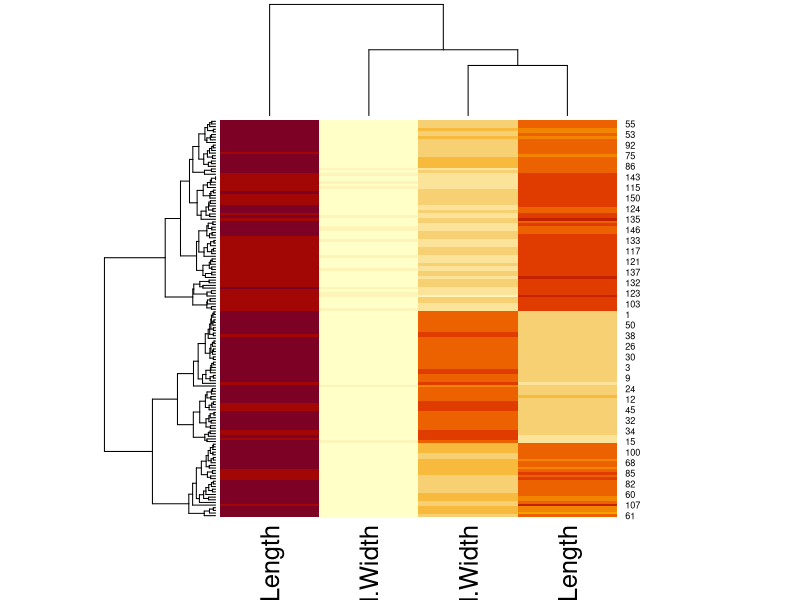
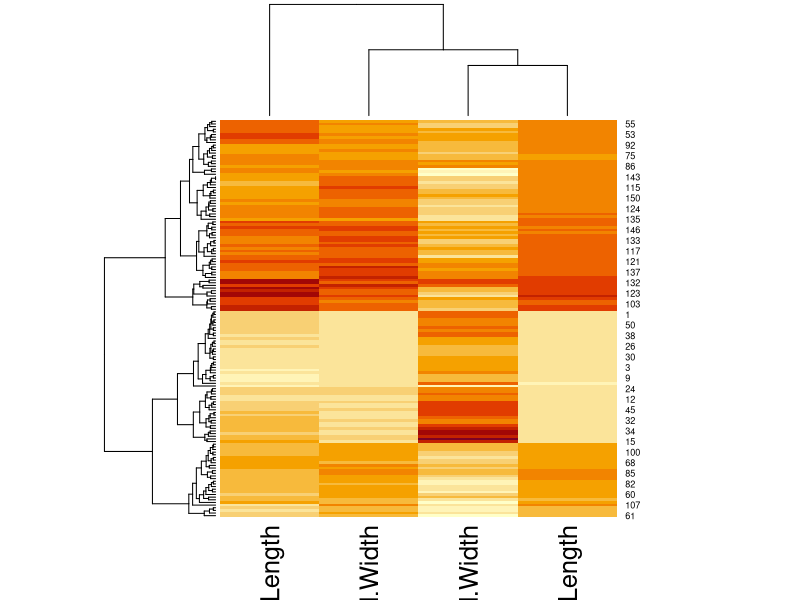
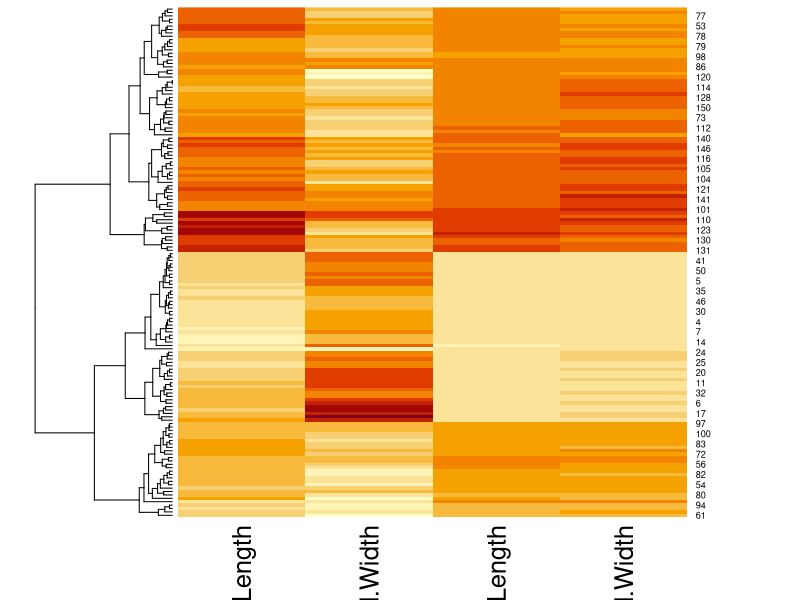
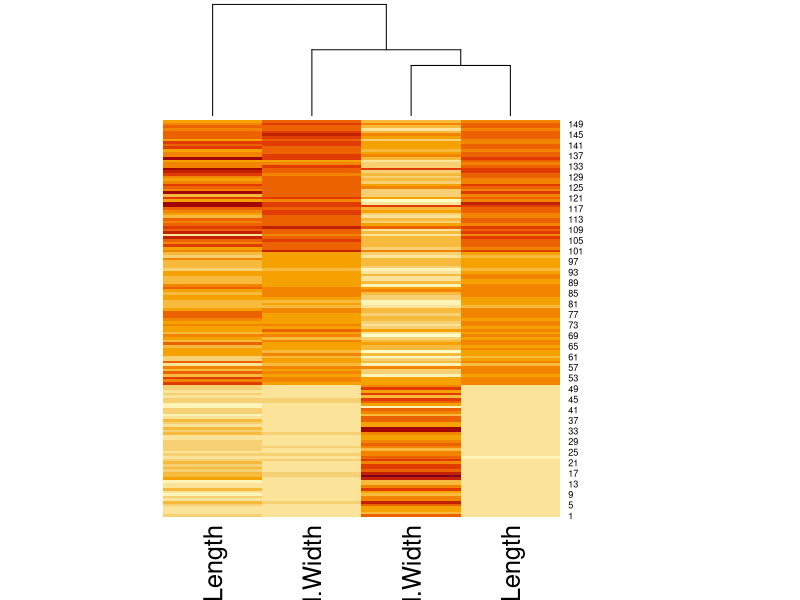
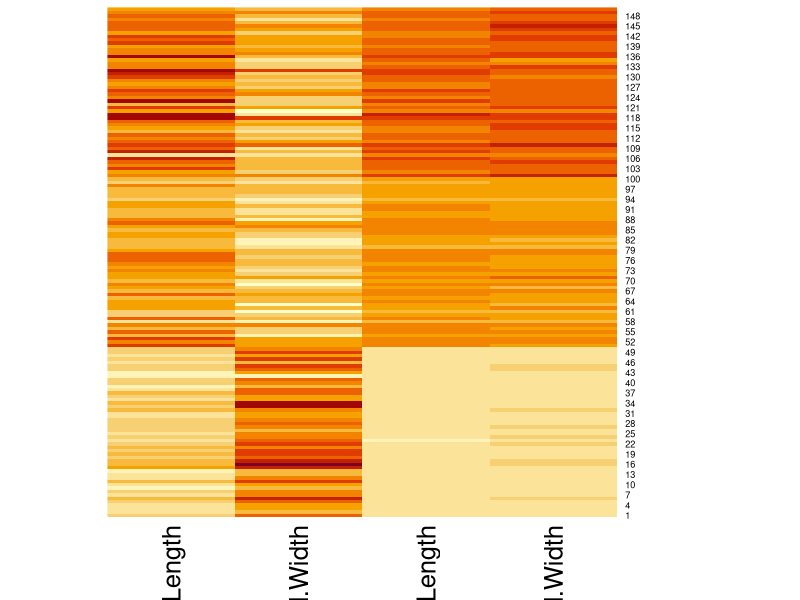
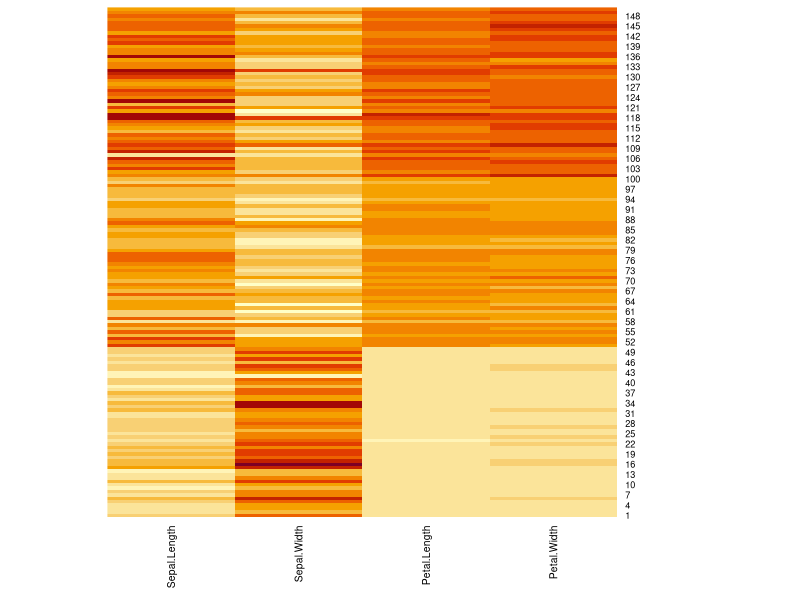
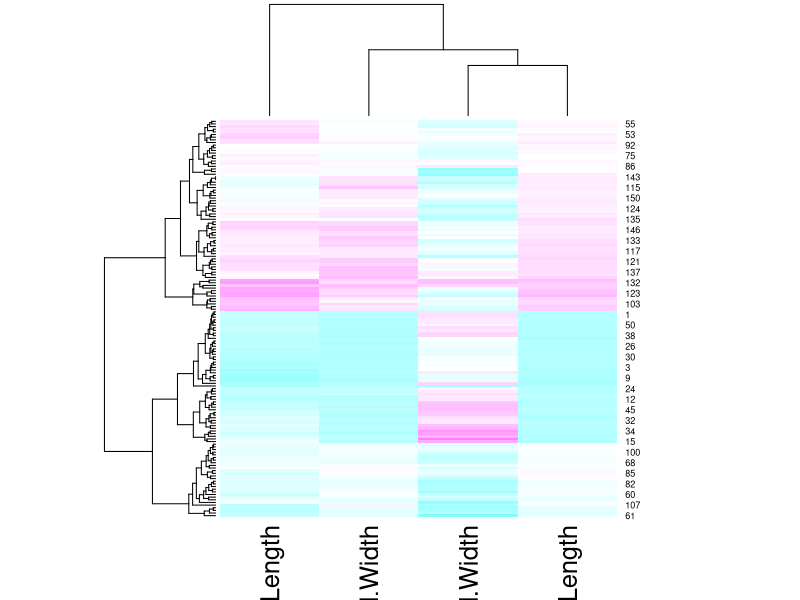
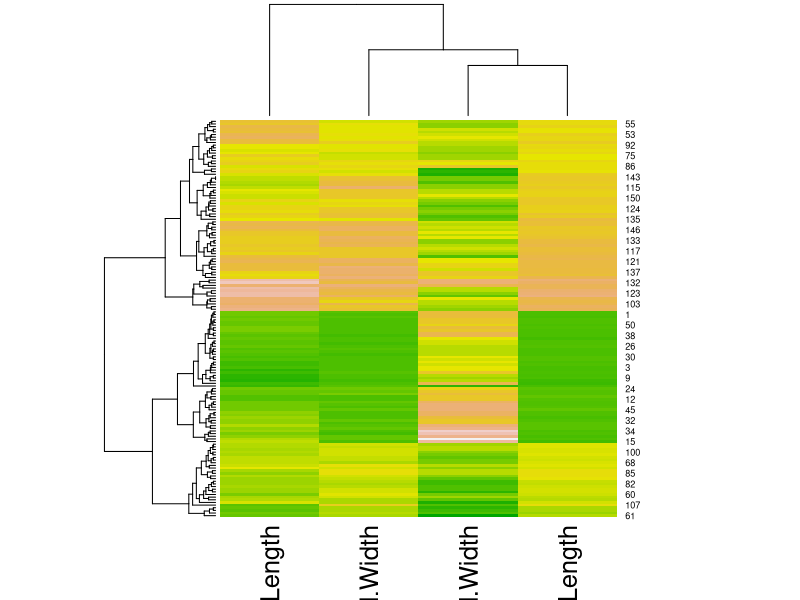

These figures' R source, in order: (Note: this script raises an error after producing the figures.)
# Install and load ggplot2 package
install.packages("ggplot2")
library(ggplot2)

# Set working directory
setwd("C:/Users/user/Desktop/github/Heat_Map")

# usimg iris dataset for analysis
head(iris)
tail(iris)

# Convert data to a matrix
data_matrix <- as.matrix(iris[,-5])

# Print the first few rows of the matrix
head(data_matrix)

# Plot heatmap
heatmap(data_matrix)

# sepal.Length values are masking variations in other variables. scale option will scale variables.
# Plot heatmap with dendrograms
heatmap(data_matrix,scale = "column")

# Plot heatmap without column dendrogram
heatmap(data_matrix, scale = "column", Colv = NA)

# Plot heatmap without row dendrogram
heatmap(data_matrix, scale = "column", Rowv = NA)

# Plot heatmap without both dendrograms
heatmap(data_matrix, scale = "column", Colv = NA, Rowv = NA)

# Adjust column axis text size
heatmap(data_matrix, scale = "column", Colv = NA, Rowv = NA, cexCol = 0.75)

# Customize heatmap colors using cm.colors()
heatmap(data_matrix, scale = "column", col = cm.colors(256))

# Customize heatmap colors using terrain.colors()
heatmap(data_matrix, scale = "column", col = terrain.colors(256))

# Customize heatmap colors using a custom color palette
library(RColorBrewer)
#BrBG PiYG PRGn PuOr RdBu RdGy RdYlBu RdYlGn Spectralcustcol <- colorRampPalette(brewer.pal(8, "RdBu"))(25)
heatmap(data_matrix, scale = "column", col = custcol)

# Plot heatmap without dendrograms and using custom colors
heatmap(data_matrix, scale = "column", Colv = NA, Rowv = NA, col = custcol)
